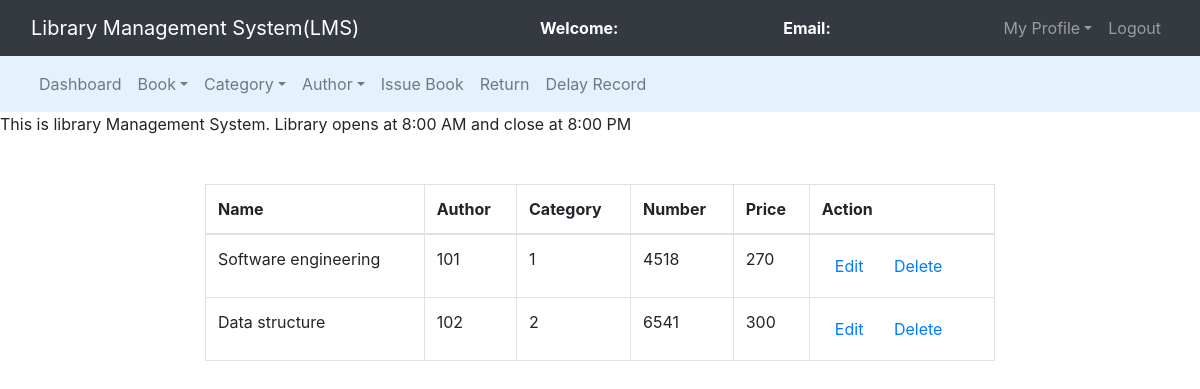
Before: /admin/manage_book.php with the older database file.
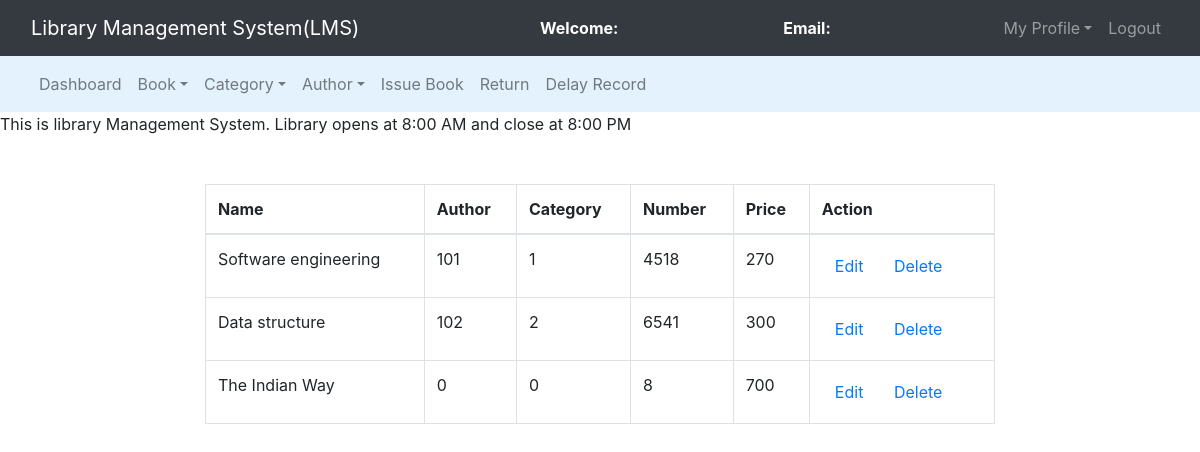
After: the same page with the newer database file.
### tables this page shows
CREATE TABLE `books` (
  `book_id` int(11) NOT NULL,
  `book_name` varchar(250) NOT NULL,
  `author_id` int(11) NOT NULL,
  `cat_id` int(11) NOT NULL,
  `book_no` int(11) NOT NULL,
  `book_price` int(11) NOT NULL
);

### admin/manage_book.php (the view, shortened to what this page needs)
<!DOCTYPE html>
<html>
<head>
	<link rel="stylesheet" type="text/css" href="../bootstrap-4.4.1/css/bootstrap.min.css">
</head>
<body>
	<nav class="navbar navbar-expand-lg navbar-dark bg-dark">
		<div class="container-fluid">
			<div class="navbar-header">
				<a class="navbar-brand" href="index.php">Library Management System(LMS)</a>
			</div>
			<font style="color: white"><span><strong>Welcome: <?php echo $_SESSION['name'];?></strong></span></font>
			<font style="color: white"><span><strong>Email: <?php echo $_SESSION['email'];?></strong></span></font>
			<ul class="nav navbar-nav navbar-right">
				<li class="nav-item dropdown">
					<a class="nav-link dropdown-toggle" data-toggle="dropdown">My Profile</a>
				</li>
				<li class="nav-item"><a class="nav-link" href="../logout.php">Logout</a></li>
			</ul>
		</div>
	</nav>
<nav class="navbar navbar-expand-lg navbar-light" style="background-color: #e3f2fd">
	<div class="container-fluid">
		<ul class="nav navbar-nav navbar-center">
			<li class="nav-item">
				<a href="admin_dashboard.php" class="nav-link">Dashboard</a>
			</li>
			<li class="nav-item dropdown">
				<a class="nav-link dropdown-toggle" data-toggle="dropdown">Book</a>
			</li>
			<li class="nav-item dropdown">
				<a class="nav-link dropdown-toggle" data-toggle="dropdown">Category</a>
			</li>
			<li class="nav-item dropdown">
				<a class="nav-link dropdown-toggle" data-toggle="dropdown">Author</a>
			</li>
			<li class="nav-item">
				<a href="issue_book.php" class="nav-link">Issue Book</a>
			</li>
			<li class="nav-item">
				<a href="return.php" class="nav-link">Return</a>
			</li>
			<li class="nav-item">
				<a href="delay_display.php" class="nav-link">Delay Record</a>
			</li>
		</ul>
	</div>
</nav>
	<span><marquee>This is library Management System. Library opens at 8:00 AM and close at 8:00 PM</marquee></span><br><br>
	<div class="row">
		<div class="col-md-2"></div>
		<div class="col-md-8">
			<table class="table table-bordered table-hover">
				<thead>
					<tr>
						<th>Name</th>
						<th>Author</th>
						<th>Category</th>
						<th>Number</th>
						<th>Price</th>
						<th>Action</th>
					</tr>
				</thead>
				<?php
					$connection = mysqli_connect("localhost","root","");
					$query = "select * from books";
					$query_run = mysqli_query($connection,$query);
					while($row = mysqli_fetch_assoc($query_run)){
						?>
						<tr>
							<td><?php echo $row['book_name'];?></td>
							<td><?php echo $row['author_id'];?></td>
							<td><?php echo $row['cat_id'];?></td>
							<td><?php echo $row['book_no'];?></td>
							<td><?php echo $row['book_price'];?></td>
							<td>
								<button class="btn" name=""><a href="edit_book.php?bn=<?php echo $row['book_no'];?>">Edit</a></button>
								<button class="btn" name=""><a href="delete_book.php?bn=<?php echo $row['book_no'];?>">Delete</a></button>
							</td>
						</tr>
						<?php
					}
				?>
			</table>
		</div>
		<div class="col-md-2"></div>
	</div>
</body>
</html>

Changed rows visible on the page:
added books: book_name "The Indian Way", author "0", cat "0", book_no "8", book_price "700"
